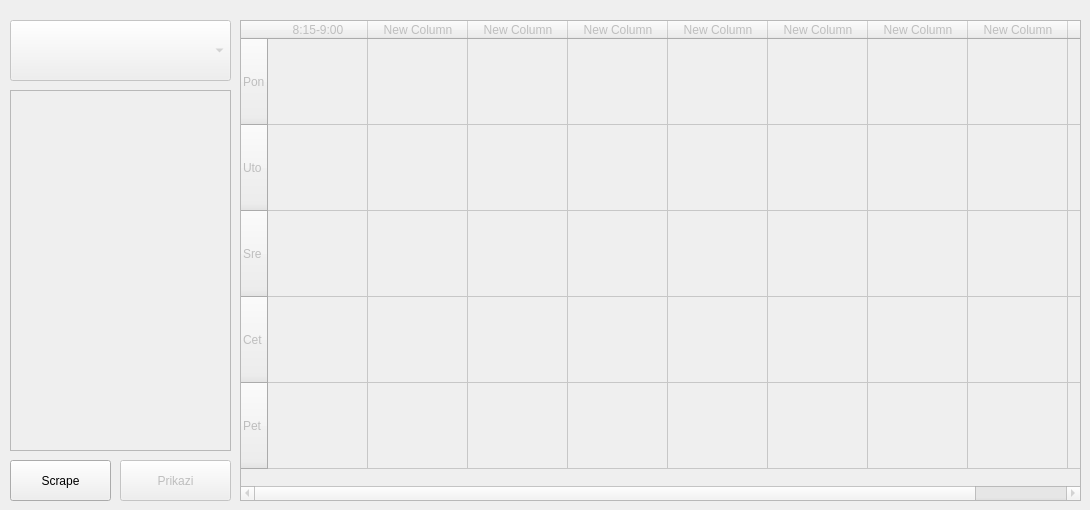
      <widget class="QWidget" name="RasporedTab">
       <attribute name="title">
        <string>Raspored</string>
       </attribute>
       <widget class="QComboBox" name="smerBox">
        <property name="enabled">
         <bool>false</bool>
        </property>
        <property name="geometry">
         <rect>
          <x>10</x>
          <y>20</y>
          <width>221</width>
          <height>61</height>
         </rect>
        </property>
        <property name="layoutDirection">
         <enum>Qt::LeftToRight</enum>
        </property>
        <property name="currentText">
         <string/>
        </property>
        <property name="currentIndex">
         <number>-1</number>
        </property>
        <property name="placeholderText">
         <string/>
        </property>
        <property name="duplicatesEnabled">
         <bool>false</bool>
        </property>
       </widget>
       <widget class="QScrollArea" name="examArea">
        <property name="enabled">
         <bool>false</bool>
        </property>
        <property name="geometry">
         <rect>
          <x>10</x>
          <y>90</y>
          <width>221</width>
          <height>361</height>
         </rect>
        </property>
        <property name="widgetResizable">
         <bool>true</bool>
        </property>
        <widget class="QWidget" name="scrollAreaWidgetContents">
         <property name="geometry">
          <rect>
           <x>0</x>
           <y>0</y>
           <width>219</width>
           <height>359</height>
          </rect>
         </property>
        </widget>
       </widget>
       <widget class="QTableWidget" name="scheduleTable">
        <property name="enabled">
         <bool>false</bool>
        </property>
        <property name="geometry">
         <rect>
          <x>240</x>
          <y>20</y>
          <width>841</width>
          <height>481</height>
         </rect>
        </property>
        <attribute name="verticalHeaderDefaultSectionSize">
         <number>86</number>
        </attribute>
        <row>
         <property name="text">
          <string>Pon</string>
         </property>
        </row>
        <row>
         <property name="text">
          <string>Uto</string>
         </property>
        </row>
        <row>
         <property name="text">
          <string>Sre</string>
         </property>
        </row>
        <row>
         <property name="text">
          <string>Cet</string>
         </property>
        </row>
        <row>
         <property name="text">
          <string>Pet</string>
         </property>
        </row>
        <column>
         <property name="text">
          <string>8:15-9:00</string>
         </property>
        </column>
        <column>
         <property name="text">
          <string>New Column</string>
         </property>
        </column>
        <column>
         <property name="text">
          <string>New Column</string>
         </property>
        </column>
        <column>
         <property name="text">
          <string>New Column</string>
         </property>
        </column>
        <column>
         <property name="text">
          <string>New Column</string>
         </property>
        </column>
        <column>
         <property name="text">
          <string>New Column</string>
         </property>
        </column>
        <column>
         <property name="text">
          <string>New Column</string>
         </property>
        </column>
        <column>
         <property name="text">
          <string>New Column</string>
         </property>
        </column>
        <column>
         <property name="text">
          <string>New Column</string>
         </property>
        </column>
       </widget>
       <widget class="QPushButton" name="rasporedStartButton">
        <property name="enabled">
         <bool>false</bool>
        </property>
        <property name="geometry">
         <rect>
          <x>120</x>
          <y>460</y>
          <width>111</width>
          <height>41</height>
         </rect>
        </property>
        <property name="text">
         <string>Prikazi</string>
        </property>
       </widget>
       <widget class="QPushButton" name="scrapeButton">
        <property name="geometry">
         <rect>
          <x>10</x>
          <y>460</y>
          <width>101</width>
          <height>41</height>
         </rect>
        </property>
        <property name="text">
         <string>Scrape</string>
        </property>
       </widget>
      </widget>
